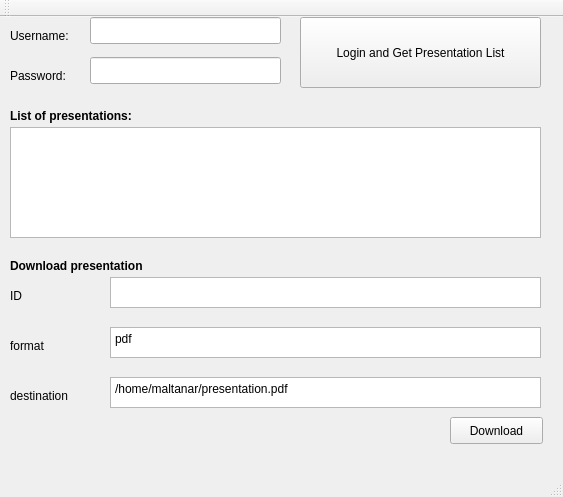
<?xml version="1.0" encoding="UTF-8"?>
<ui version="4.0">
 <class>MainWindow</class>
 <widget class="QMainWindow" name="MainWindow">
  <property name="geometry">
   <rect>
    <x>0</x>
    <y>0</y>
    <width>563</width>
    <height>497</height>
   </rect>
  </property>
  <property name="windowTitle">
   <string>MainWindow</string>
  </property>
  <widget class="QWidget" name="centralWidget">
   <widget class="QTextEdit" name="presentationList">
    <property name="geometry">
     <rect>
      <x>10</x>
      <y>110</y>
      <width>531</width>
      <height>111</height>
     </rect>
    </property>
   </widget>
   <widget class="QPushButton" name="pushButton_4">
    <property name="geometry">
     <rect>
      <x>300</x>
      <y>0</y>
      <width>241</width>
      <height>71</height>
     </rect>
    </property>
    <property name="text">
     <string>Login and Get Presentation List</string>
    </property>
   </widget>
   <widget class="QLabel" name="label">
    <property name="geometry">
     <rect>
      <x>10</x>
      <y>240</y>
      <width>191</width>
      <height>17</height>
     </rect>
    </property>
    <property name="font">
     <font>
      <weight>75</weight>
      <bold>true</bold>
     </font>
    </property>
    <property name="text">
     <string>Download presentation</string>
    </property>
   </widget>
   <widget class="QLabel" name="label_2">
    <property name="geometry">
     <rect>
      <x>10</x>
      <y>270</y>
      <width>62</width>
      <height>17</height>
     </rect>
    </property>
    <property name="text">
     <string>ID</string>
    </property>
   </widget>
   <widget class="QLabel" name="label_3">
    <property name="geometry">
     <rect>
      <x>10</x>
      <y>320</y>
      <width>62</width>
      <height>17</height>
     </rect>
    </property>
    <property name="text">
     <string>format</string>
    </property>
   </widget>
   <widget class="QLabel" name="label_4">
    <property name="geometry">
     <rect>
      <x>10</x>
      <y>370</y>
      <width>81</width>
      <height>17</height>
     </rect>
    </property>
    <property name="text">
     <string>destination</string>
    </property>
   </widget>
   <widget class="QPlainTextEdit" name="textEditPID">
    <property name="geometry">
     <rect>
      <x>110</x>
      <y>260</y>
      <width>431</width>
      <height>31</height>
     </rect>
    </property>
   </widget>
   <widget class="QPlainTextEdit" name="textEditFormat">
    <property name="geometry">
     <rect>
      <x>110</x>
      <y>310</y>
      <width>431</width>
      <height>31</height>
     </rect>
    </property>
    <property name="plainText">
     <string>pdf</string>
    </property>
   </widget>
   <widget class="QPlainTextEdit" name="textEditDestination">
    <property name="geometry">
     <rect>
      <x>110</x>
      <y>360</y>
      <width>431</width>
      <height>31</height>
     </rect>
    </property>
    <property name="plainText">
     <string>/home/maltanar/presentation.pdf</string>
    </property>
   </widget>
   <widget class="QPushButton" name="pushButton_5">
    <property name="geometry">
     <rect>
      <x>450</x>
      <y>400</y>
      <width>93</width>
      <height>27</height>
     </rect>
    </property>
    <property name="text">
     <string>Download</string>
    </property>
   </widget>
   <widget class="QLabel" name="label_5">
    <property name="geometry">
     <rect>
      <x>10</x>
      <y>10</y>
      <width>81</width>
      <height>17</height>
     </rect>
    </property>
    <property name="text">
     <string>Username:</string>
    </property>
   </widget>
   <widget class="QLabel" name="label_6">
    <property name="geometry">
     <rect>
      <x>10</x>
      <y>50</y>
      <width>81</width>
      <height>17</height>
     </rect>
    </property>
    <property name="text">
     <string>Password:</string>
    </property>
   </widget>
   <widget class="QLabel" name="label_7">
    <property name="geometry">
     <rect>
      <x>10</x>
      <y>90</y>
      <width>171</width>
      <height>17</height>
     </rect>
    </property>
    <property name="font">
     <font>
      <weight>75</weight>
      <bold>true</bold>
     </font>
    </property>
    <property name="text">
     <string>List of presentations:</string>
    </property>
   </widget>
   <widget class="QLineEdit" name="password">
    <property name="geometry">
     <rect>
      <x>90</x>
      <y>40</y>
      <width>191</width>
      <height>27</height>
     </rect>
    </property>
    <property name="echoMode">
     <enum>QLineEdit::Password</enum>
    </property>
   </widget>
   <widget class="QLineEdit" name="userName">
    <property name="geometry">
     <rect>
      <x>90</x>
      <y>0</y>
      <width>191</width>
      <height>27</height>
     </rect>
    </property>
   </widget>
  </widget>
  <widget class="QMenuBar" name="menuBar">
   <property name="geometry">
    <rect>
     <x>0</x>
     <y>0</y>
     <width>563</width>
     <height>23</height>
    </rect>
   </property>
  </widget>
  <widget class="QToolBar" name="mainToolBar">
   <attribute name="toolBarArea">
    <enum>TopToolBarArea</enum>
   </attribute>
   <attribute name="toolBarBreak">
    <bool>false</bool>
   </attribute>
  </widget>
  <widget class="QStatusBar" name="statusBar"/>
 </widget>
 <layoutdefault spacing="6" margin="11"/>
 <resources/>
 <connections/>
</ui>
